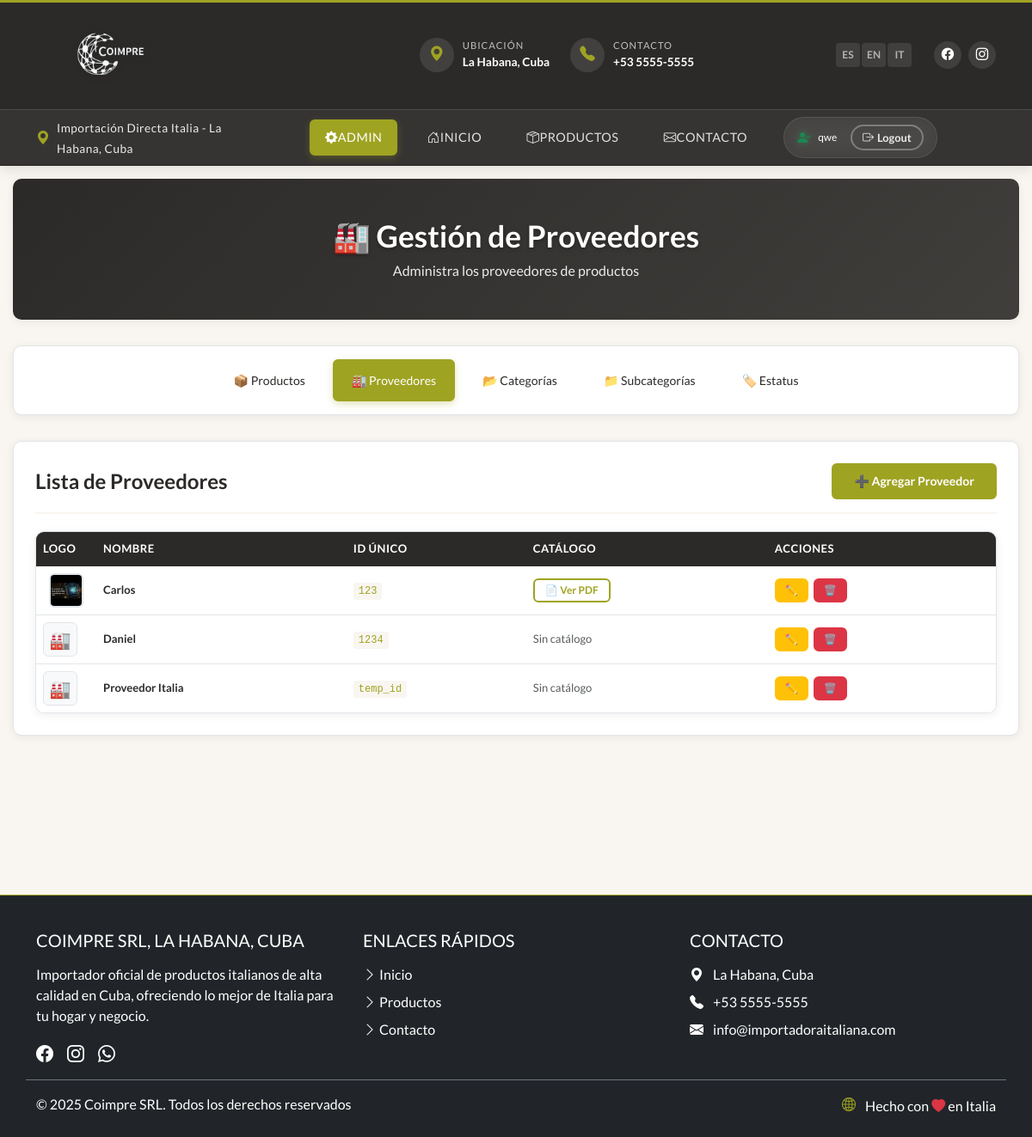
The page /productos/admin/proveedores/ (signed in) on the database as committed earlier.
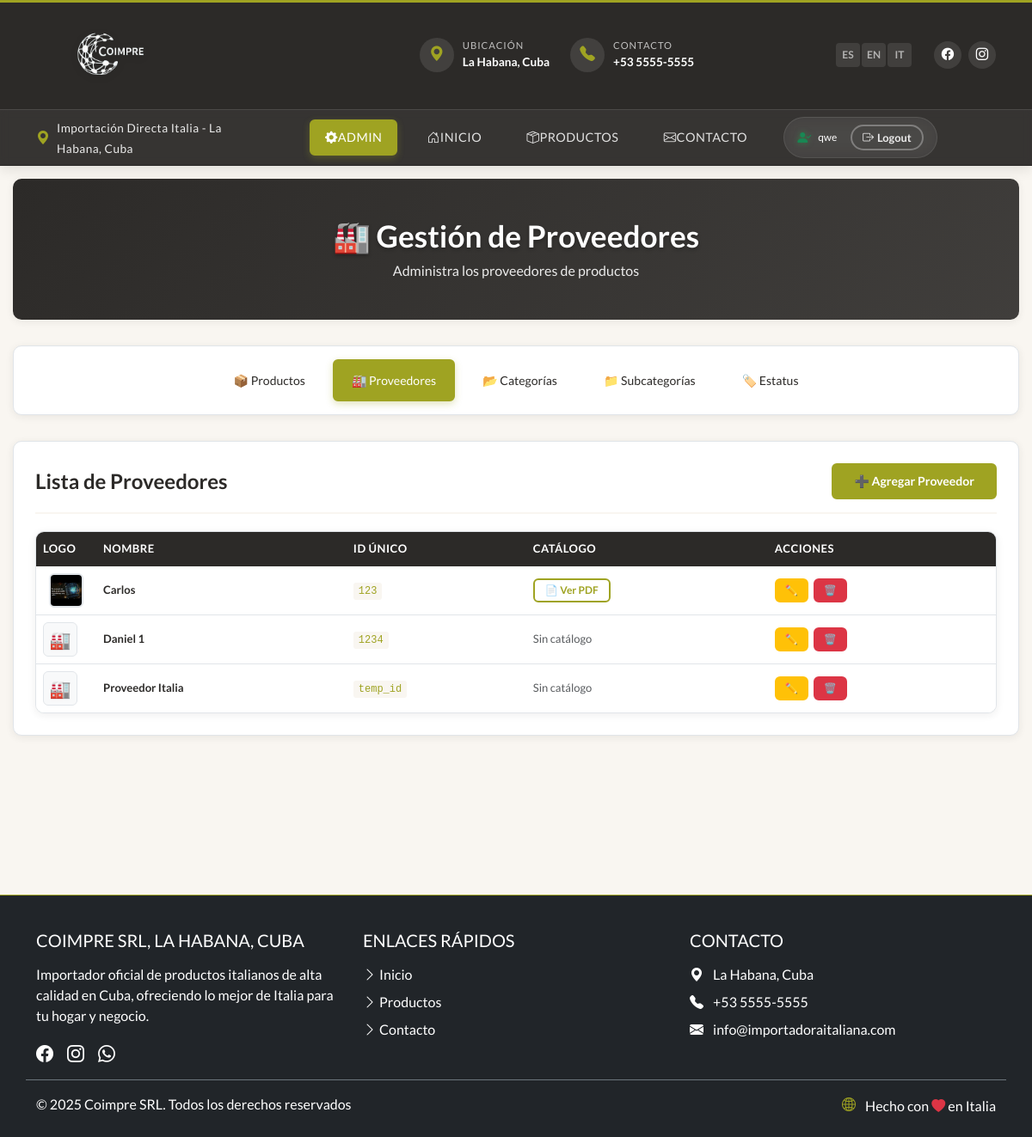
The same page on the database as committed later.
### productos/models.py (models this page shows, shortened)
class Proveedor(models.Model):
    name = models.CharField(max_length=120, verbose_name="Nombre")
    slug = models.SlugField(unique=True, blank=True)
    logo = models.ImageField(upload_to='proveedores/', blank=True, null=True, verbose_name="Logo")
    id_unico = models.CharField(max_length=50, unique=True, verbose_name="ID Único", help_text="Identificador único del proveedor", default="temp_id")
    catalogo = models.FileField(upload_to='catalogos/', blank=True, null=True, verbose_name="Catálogo (PDF)")
    def count_productos(self):
        """Cuenta los productos activos del proveedor"""
        return self.productos_asociados.count()
    count_productos.short_description = "Productos Activos"
    class Meta:
        verbose_name = "Proveedor"
        verbose_name_plural = "Proveedores"

### productos/views.py (the view)
    def wrapper(request, *args, **kwargs):
        if not request.user.is_authenticated:
            messages.warning(request, 'Debes iniciar sesión para acceder a esta página.')
            return redirect('productos:secret_login')
        if not is_staff_user(request.user):
            messages.error(request, 'No tienes permisos para acceder a esta página.')
            raise Http404("Página no encontrada")
        return view_func(request, *args, **kwargs)

### productos/views.py (called while the page is built)
def is_staff_user(user):
    return user.is_authenticated and (user.is_staff or user.is_superuser)

def require_staff_login(view_func):
    def wrapper(request, *args, **kwargs):
        if not request.user.is_authenticated:
            messages.warning(request, 'Debes iniciar sesión para acceder a esta página.')
            return redirect('productos:secret_login')
        if not is_staff_user(request.user):
            messages.error(request, 'No tienes permisos para acceder a esta página.')
            raise Http404("Página no encontrada")
        return view_func(request, *args, **kwargs)
    return wrapper

@require_staff_login
def manage_proveedores(request):
    proveedores = Proveedor.objects.all().order_by('name')
    context = {
        'proveedores': proveedores,
        'active_tab': 'proveedores'
    }
    return render(request, 'productos/manage_proveedores.html', context)

### productos/templates/productos/manage_proveedores.html (shortened to what this page needs)
{% extends 'coimpres_cuba/base.html' %}
{% load static %}
{% block extra_css %}
<link rel="stylesheet" href="{% static 'css/admin.css' %}">
{% endblock %}
{% block content %}
<div class="admin-container">
    {% include 'productos/partials/admin_header.html' with page_title="🏭 Gestión de Proveedores" page_description="Administra los proveedores de productos" %}
    <div class="admin-nav">
        <a href="{% url 'productos:admin_panel' %}" class="nav-link">📦 Productos</a>
        <a href="{% url 'productos:manage_proveedores' %}" class="nav-link active">🏭 Proveedores</a>
        <a href="{% url 'productos:manage_categories' %}" class="nav-link">📂 Categorías</a>
        <a href="{% url 'productos:manage_subcategories' %}" class="nav-link">📁 Subcategorías</a>
        <a href="{% url 'productos:manage_estatus' %}" class="nav-link">🏷️ Estatus</a>
    </div>
    <div class="admin-section">
        <div class="section-header">
            <h2>Lista de Proveedores</h2>
            <button class="btn btn-primary" onclick="showAddForm()">➕ Agregar Proveedor</button>
        </div>
        <div class="table-responsive">
            <table class="admin-table">
                <thead>
                    <tr>
                        <th>Logo</th>
                        <th>Nombre</th>
                        <th>ID Único</th>
                        <th>Catálogo</th>
                        <th>Acciones</th>
                    </tr>
                </thead>
                <tbody>
                    {% for proveedor in proveedores %}
                    <tr>
                        <td>
                            {% if proveedor.logo %}
                                <img src="{{ proveedor.logo.url }}" alt="{{ proveedor.name }}" class="product-thumb">
                            {% else %}
                                <div class="no-image">🏭</div>
                            {% endif %}
                        </td>
                        <td><strong>{{ proveedor.name }}</strong></td>
                        <td><code>{{ proveedor.id_unico }}</code></td>
                        <td>
                            {% if proveedor.catalogo %}
                                <a href="{{ proveedor.catalogo.url }}" target="_blank" class="btn btn-sm btn-outline-primary">📄 Ver PDF</a>
                            {% else %}
                                <span class="text-muted">Sin catálogo</span>
                            {% endif %}
                        </td>
                        <td>
                            <div class="action-buttons">
                                <a href="{% url 'productos:edit_proveedor' proveedor.pk %}" class="btn btn-sm btn-warning" title="Editar">✏️</a>
                                <button class="btn btn-sm btn-danger" title="Eliminar" data-item-id="{{ proveedor.pk }}" data-item-name="{{ proveedor.name }}" data-item-type="proveedor" onclick="deleteItem(this.dataset.itemId, this.dataset.itemName, this.dataset.itemType)">🗑️</button>
                            </div>
                        </td>
                    </tr>
                    {% empty %}
                    <tr>
                        <td colspan="5" class="text-center text-muted">No hay proveedores registrados</td>
                    </tr>
                    {% endfor %}
                </tbody>
            </table>
        </div>
    </div>
</div>
{% endblock %}

Rows that differ between the two databases and show on the page:
changed Proveedor: name "Daniel" → "Daniel 1"
